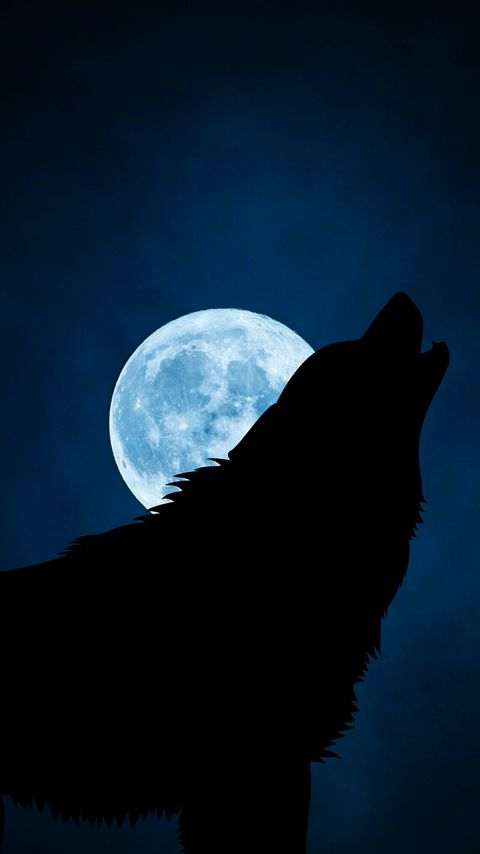
#> input picture resim8.jpg, 480 x 854 px
$ python tektekresimledene.py
#> lines starting #> are read from the running program, lines starting #| are printed output that depends on the picture; after the words box and inside, x2 and y2 are one past the last pixel; in counts of white or black regions, pixels touching at a corner belong together
import cv2
import numpy as np

ay=cv2.imread("resim8.jpg")
#> ay is the input picture: shape (854, 480, 3); mean B, G, R 43.8, 27.6, 9.3

ay_gri=cv2.cvtColor(ay,cv2.COLOR_BGR2GRAY)  # gray renk uzayı,  gri hale cevirip 3 kanalı teke düşürdüm https://docs.opencv.org/4.x/df/d9d/tutorial_py_colorspaces.html
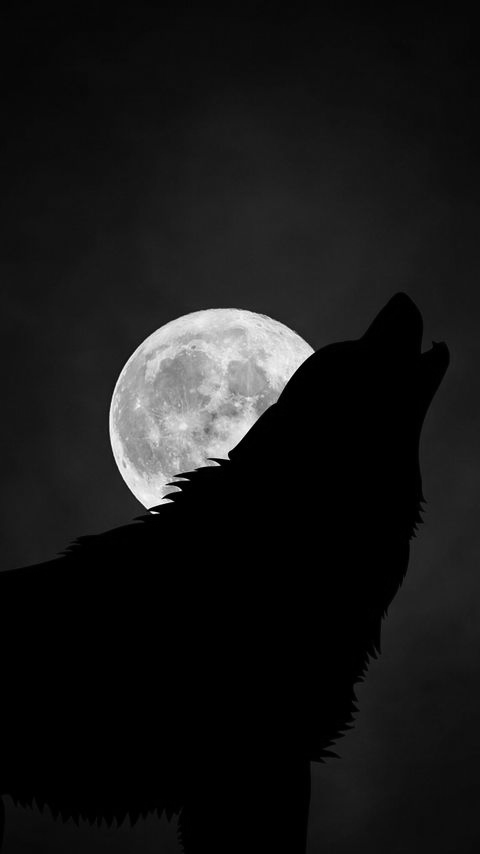
#> ay_gri: shape (854, 480); min 0, max 251, mean 24

ay_blur = cv2.GaussianBlur(ay_gri,(5,5),0)  # resmi bulanıklaştırarak noise (gürültü) detayların azaltılması için kullandım https://docs.opencv.org/4.x/d4/d13/tutorial_py_filtering.html

ret, ay_threshold=cv2.threshold(ay_blur, 85, 255,cv2.THRESH_BINARY) # değerleri keyfime göre verdim
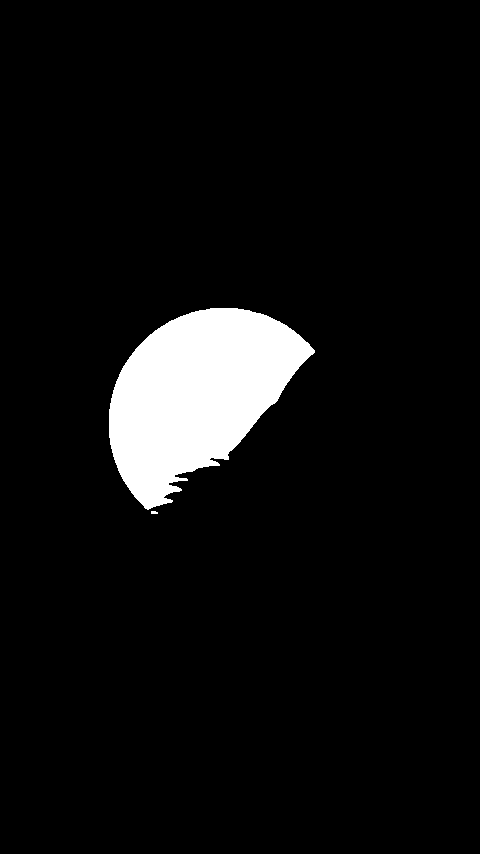
#> ay_threshold: shape (854, 480); 6.1% white; 2 white regions (1 under 20 px), largest, box (x1, y1, x2, y2) and area: (109, 308, 315, 510) 25011
# https://docs.opencv.org/4.x/d7/d4d/tutorial_py_thresholding.html farklı türleri de var

ay_Mask=cv2.bitwise_and(ay,ay,mask=ay_threshold) # ay_Mask BGR space color çünkü kaynağı ay'dan aldık
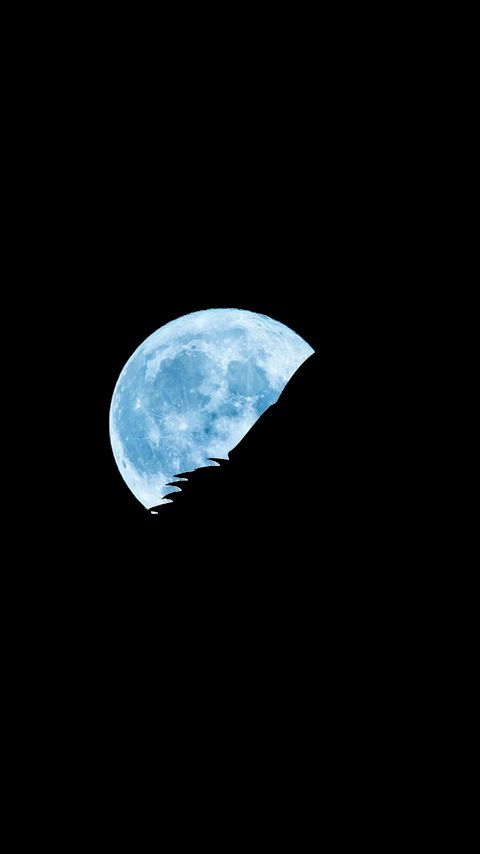
#> ay_Mask: shape (854, 480, 3); mean B, G, R 13.7, 11.9, 8.9
# bitwise_and ile ana resimdeki renkli yerleri thresholddaki beyazlara ekledi(thresholddaki beyaz siyah durumu ana fotografla karışımda sınır noktası görevinde)
# Neden beyazlara ekledi? bitwise_and (1 ve 1 olunca calıstı) thresholddaki 1 olan beyaz değerleri ile ana fotoğraf eşleşti.
ay_HSV=cv2.cvtColor(ay_Mask,cv2.COLOR_BGR2HSV)
#> ay_HSV: shape (854, 480, 3); mean H, S, V 6.2, 5.6, 13.7

gri_alt_sinir=np.array([0,0,15])  # HSV sınırları (Hue,Saturation,Value)=(Renk,Doygunluk,Parlaklık)
gri_ust_sinir=np.array([225,72,255])     # 10 fotoğraf üzerinde test edip bu sayilarda karar kıldım
# kodlaması bitince yeni 10 adet fotoğraf daha ekleyip yüzde kaç hata payı var onu hesaplayacağım

gri_renk_filtresisonucu= cv2.inRange(ay_HSV,gri_alt_sinir,gri_ust_sinir)
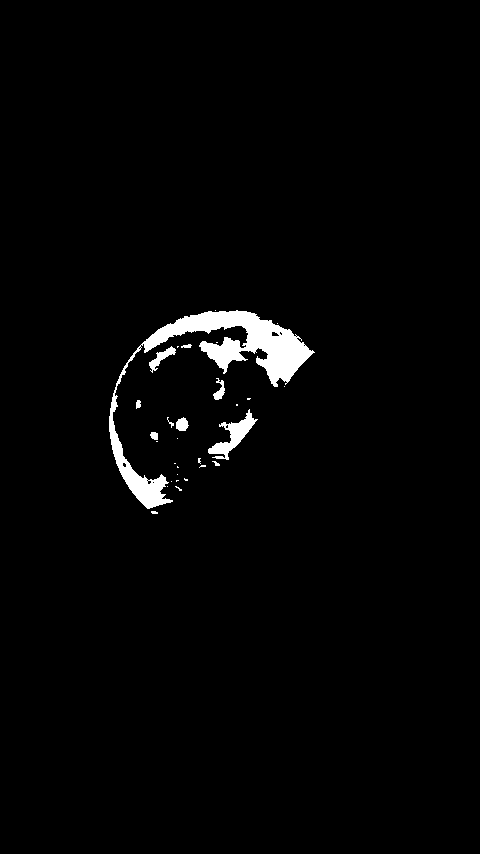
#> gri_renk_filtresisonucu: shape (854, 480); 2.1% white; 30 white regions (20 under 20 px)

#cv2.imshow("ay gri",ay_gri)
#cv2.imshow("ay blur",ay_blur)
#cv2.imshow("ay threshold",ay_threshold)
#cv2.imshow("ay mask",ay_Mask)
#cv2.imshow("ay hsv",ay_HSV)
#cv2.imshow("Filtre",gri_renk_filtresisonucu)

#Contours
# better accuracy -> binary image (0 1) Gray color space sanırım
# threshold  edge detection
# https://www.youtube.com/watch?v=FbR9Xr0TVdY     https://docs.opencv.org/3.4/d4/d73/tutorial_py_contours_begin.html
# In OpenCV, finding contours is like finding white object from black background. So remember,
# object to be found should be white and background should be black.

Deneme=ay.copy()     #kopyalama amacım orijinal resmin değişmemesi (eğer kopyalamazsam pointer varmış gibi çalışır)
contours, _ = cv2.findContours(gri_renk_filtresisonucu, cv2.RETR_TREE, cv2.CHAIN_APPROX_SIMPLE)
#> contours = 41 contours, 33 with area under 20; largest, box (x1, y1, x2, y2) and area: (109, 310, 315, 509) 6450, (208, 409, 258, 460) 709, (149, 346, 176, 373) 192, (176, 417, 189, 431) 114, (213, 378, 225, 400) 95, (150, 432, 158, 440) 40, (271, 331, 280, 337) 30, (136, 400, 141, 409) 25
# Bana en büyük contour lazım       https://www.youtube.com/watch?v=-LlaxL5iE8U&t=2351s burada anlatılıyor
c = max(contours, key = cv2.contourArea)    # internetten hazır aldım https://stackoverflow.com/questions/44588279/find-and-draw-the-largest-contour-in-opencv-on-a-specific-color-python
#> c = contour of 598 points, box (x1, y1, x2, y2) (109, 310, 315, 509), area 6450
x,y,w,h = cv2.boundingRect(c)
#> x = 109; y = 310; w = 206; h = 199
cv2.rectangle(Deneme,(x,y),(x+w,y+h),(0,255,0),2)
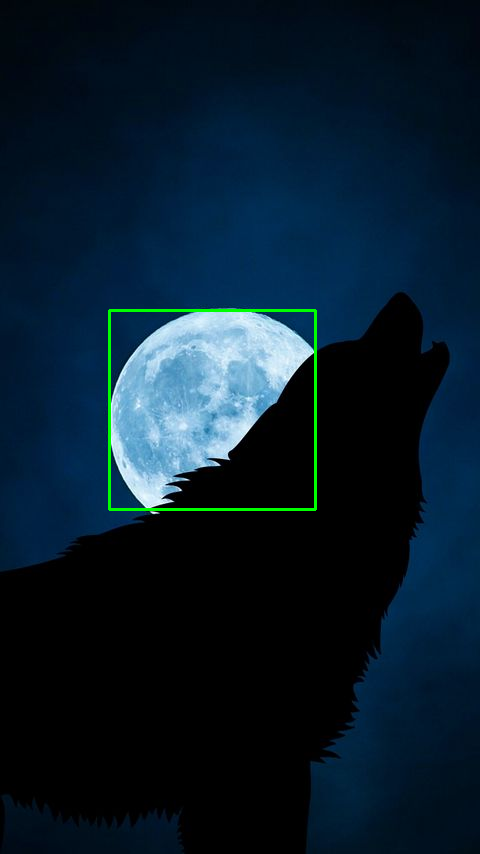
#> Deneme: shape (854, 480, 3); 0.59% of pixels changed, all inside (x1, y1, x2, y2) = (108, 309, 317, 511)


#cv2.drawContours(Deneme, contours, -1, (0,255,0), 3)
cv2.imshow("Kare Icinde Ay",Deneme)


cv2.waitKey(0)
cv2.destroyAllWindows()

$ run again, with resim1.jpg copied over resim8.jpg
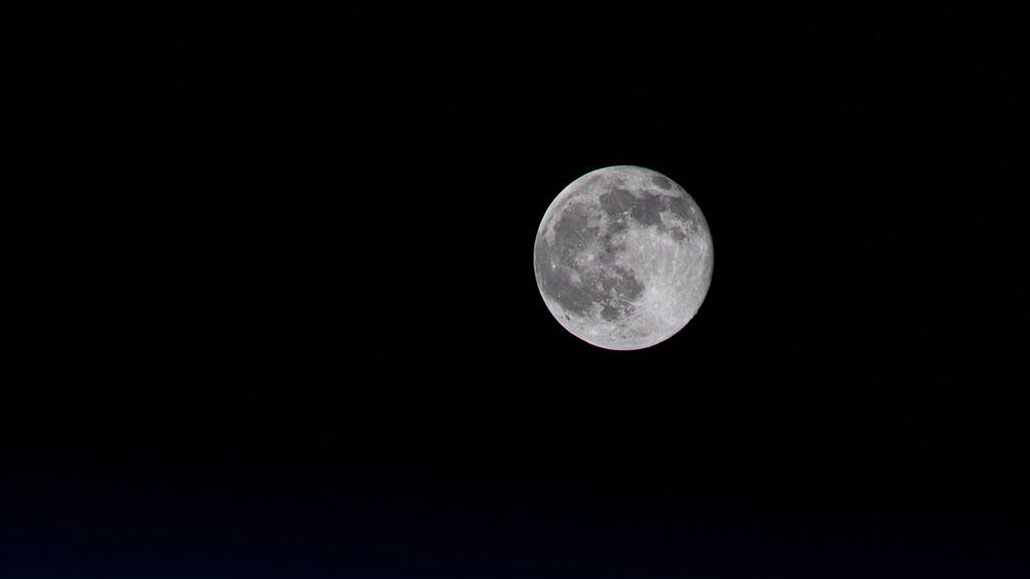
#> input picture resim1.jpg, 1030 x 579 px
#> ay is the input picture: shape (579, 1030, 3); mean B, G, R 8.9, 7.1, 7.2
#> `ret, ay_threshold=cv2.threshold(ay_blur, 85, 255,cv2.THRESH_BINARY)`:
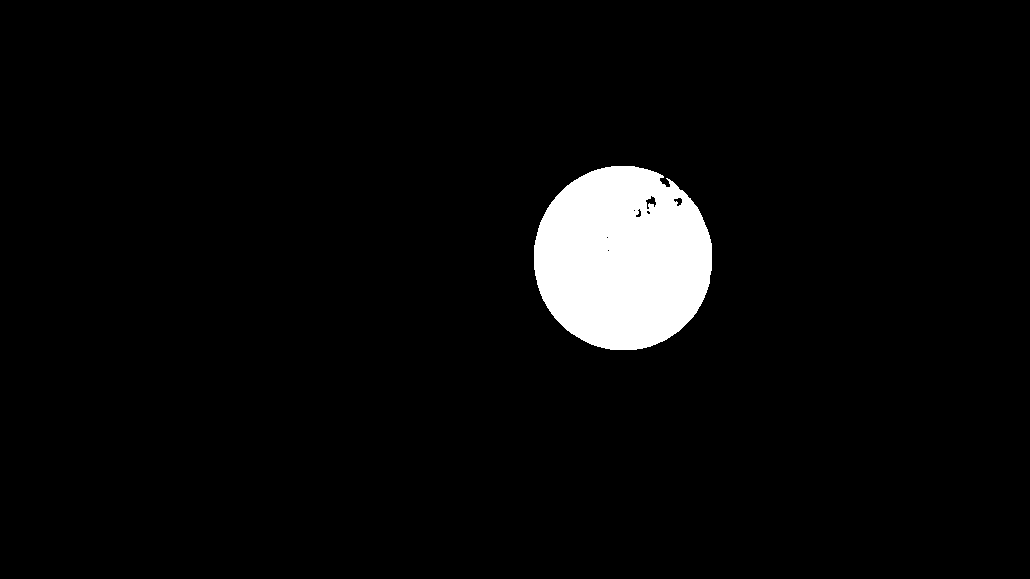
#> ay_threshold: shape (579, 1030); 4.3% white; 1 white region, box (x1, y1, x2, y2) and area: (534, 166, 712, 350) 25770
#> ay_HSV: shape (579, 1030, 3); mean H, S, V 5.8, 0.3, 6.2
#> gri_renk_filtresisonucu: shape (579, 1030); 4.3% white; 1 white region
#> contours = 8 contours, 4 with area under 20; largest, box (x1, y1, x2, y2) and area: (534, 166, 712, 350) 25602, (645, 195, 657, 210) 82, (673, 197, 683, 207) 50, (635, 208, 642, 218) 31
#> c = contour of 276 points, box (x1, y1, x2, y2) (534, 166, 712, 350), area 25602
#> x = 534; y = 166; w = 178; h = 184
#> `cv2.rectangle(Deneme,(x,y),(x+w,y+h),(0,255,0),2)`:
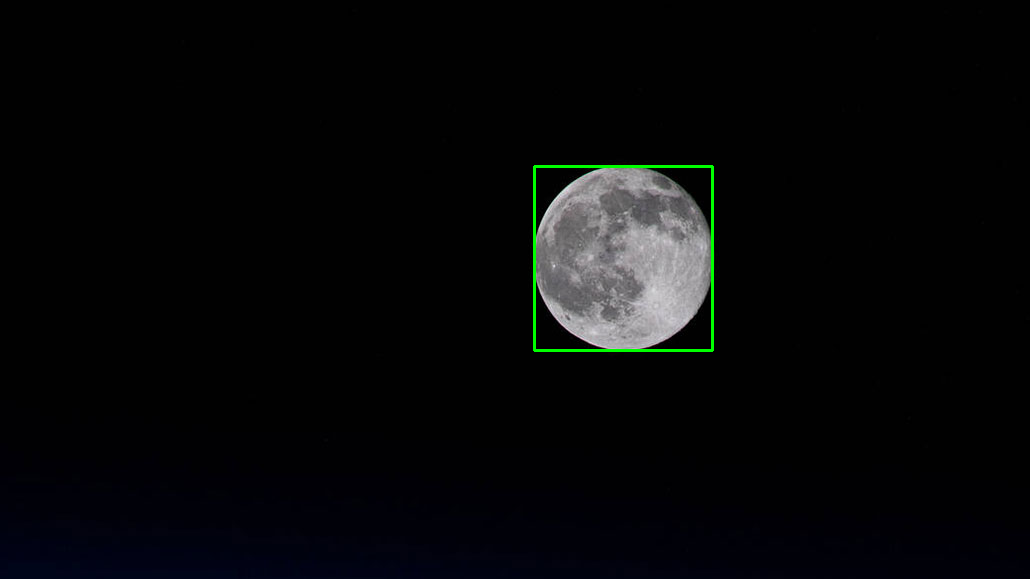
#> Deneme: shape (579, 1030, 3); 0.36% of pixels changed, all inside (x1, y1, x2, y2) = (533, 165, 714, 352)

$ run again, with resim10.jpg copied over resim8.jpg
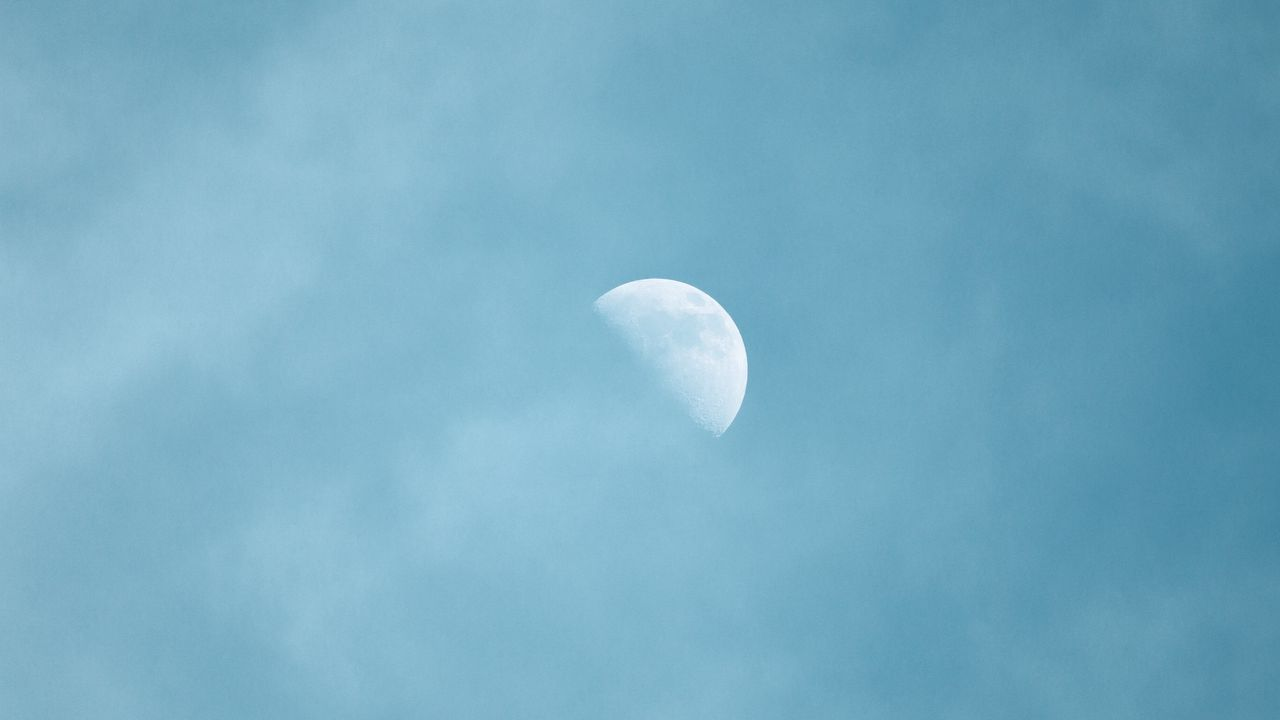
#> input picture resim10.jpg, 1280 x 720 px
#> ay is the input picture: shape (720, 1280, 3); mean B, G, R 195.2, 172.7, 119
#> ay_threshold: shape (720, 1280); every value is 255
#> ay_HSV: shape (720, 1280, 3); mean H, S, V 99, 101, 195.2
#> `gri_renk_filtresisonucu= cv2.inRange(ay_HSV,gri_alt_sinir,gri_ust_sinir)`:
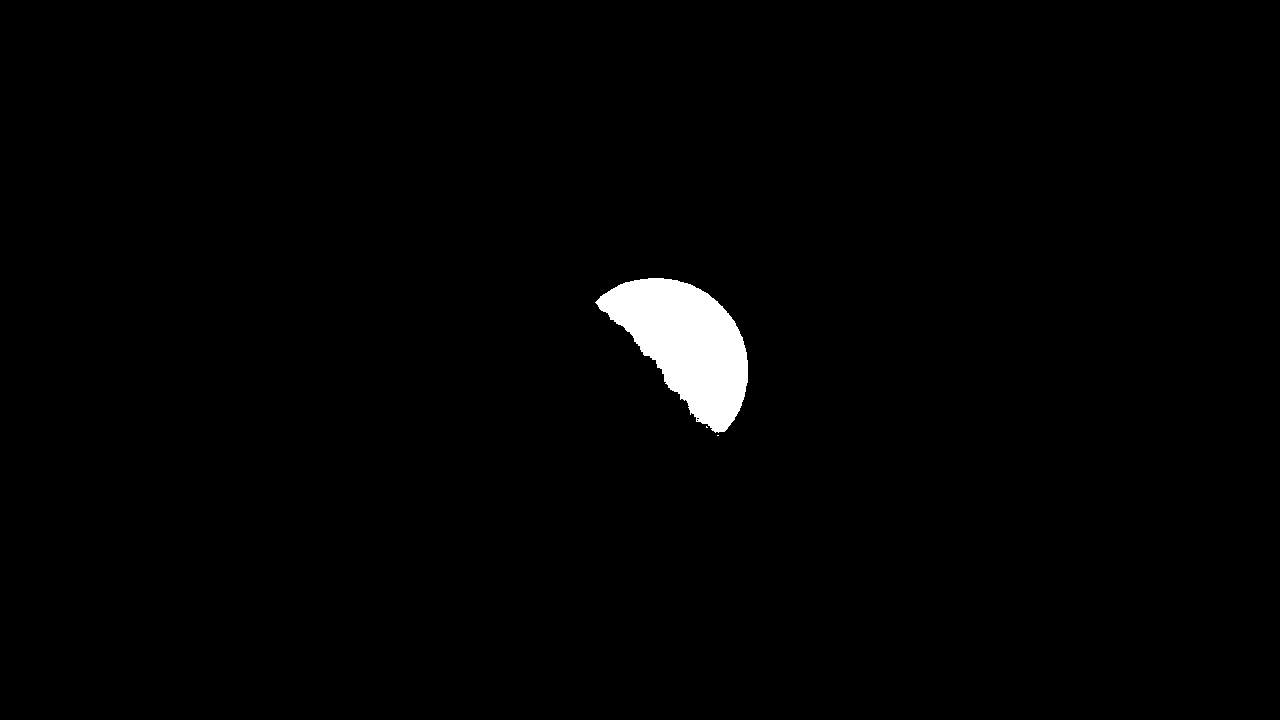
#> gri_renk_filtresisonucu: shape (720, 1280); 1.4% white; 3 white regions (2 under 20 px)
#> contours = 5 contours, 4 with area under 20; largest, box (x1, y1, x2, y2) and area: (595, 278, 748, 433) 12852
#> c = contour of 255 points, box (x1, y1, x2, y2) (595, 278, 748, 433), area 12852
#> x = 595; y = 278; w = 153; h = 155
#> `cv2.rectangle(Deneme,(x,y),(x+w,y+h),(0,255,0),2)`:
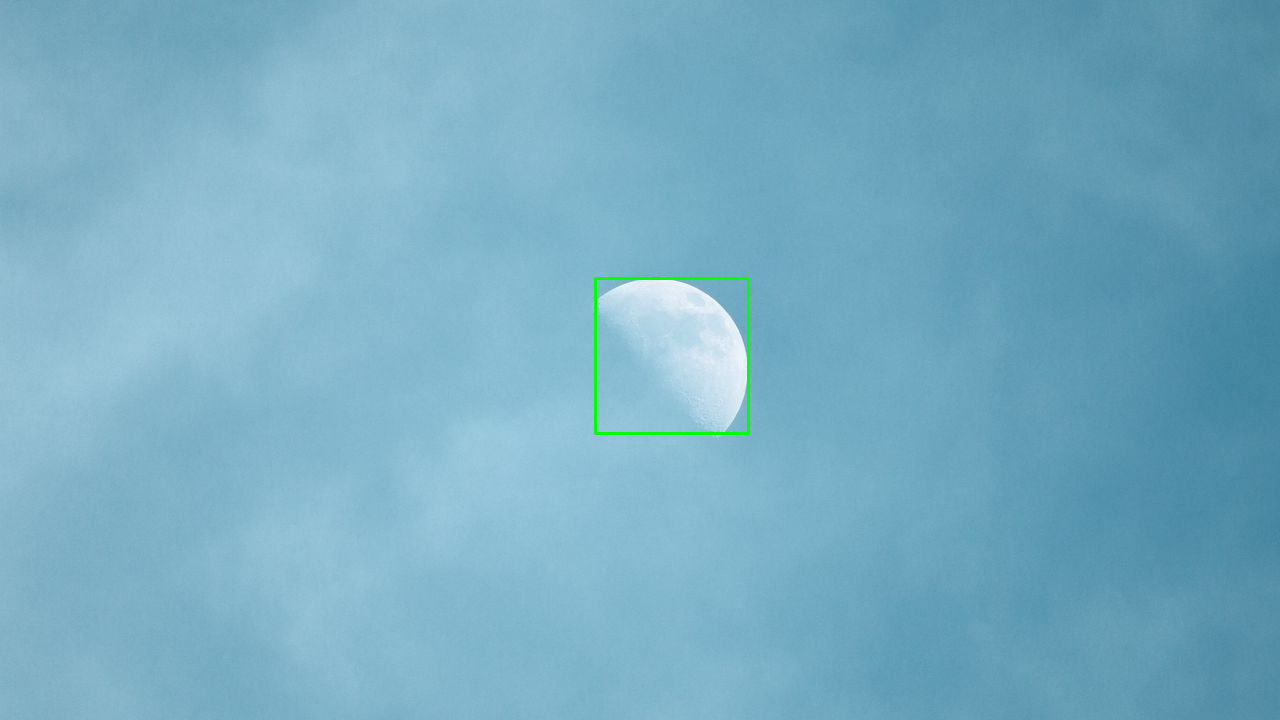
#> Deneme: shape (720, 1280, 3); 0.2% of pixels changed, all inside (x1, y1, x2, y2) = (594, 277, 750, 435)

$ run again, with resim2.jpg copied over resim8.jpg
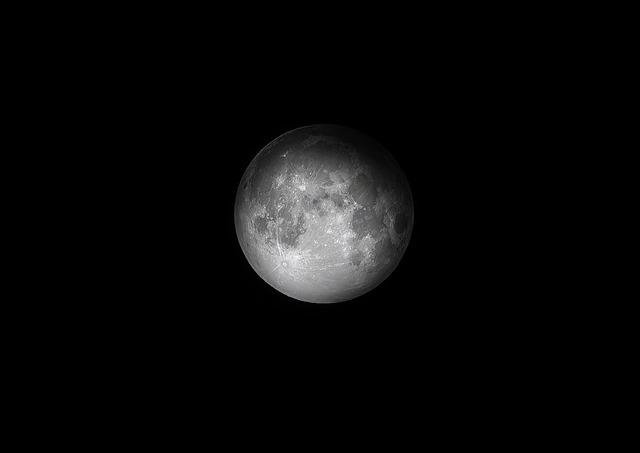
#> input picture resim2.jpg, 640 x 453 px
#> ay is the input picture: shape (453, 640, 3); mean B, G, R 8.9, 8.9, 8.9
#> `ret, ay_threshold=cv2.threshold(ay_blur, 85, 255,cv2.THRESH_BINARY)`:
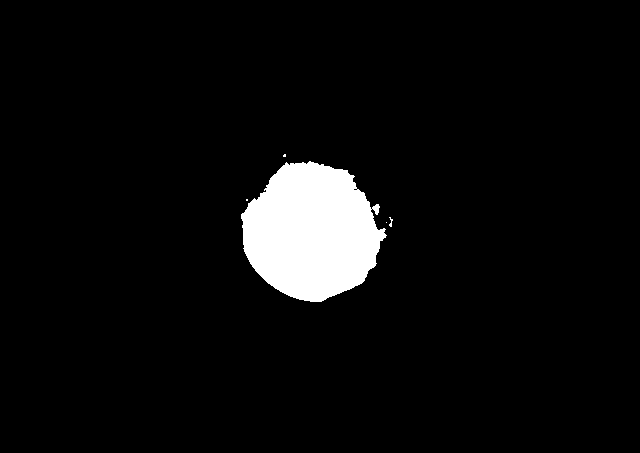
#> ay_threshold: shape (453, 640); 5.1% white; 5 white regions (3 under 20 px)
#> ay_HSV: shape (453, 640, 3); mean H, S, V 1.2, 0, 7.4
#> contours = 6 contours, 5 with area under 20; largest, box (x1, y1, x2, y2) and area: (241, 161, 387, 302) 14520
#> c = contour of 268 points, box (x1, y1, x2, y2) (241, 161, 387, 302), area 14520
#> x = 241; y = 161; w = 146; h = 141
#> `cv2.rectangle(Deneme,(x,y),(x+w,y+h),(0,255,0),2)`:
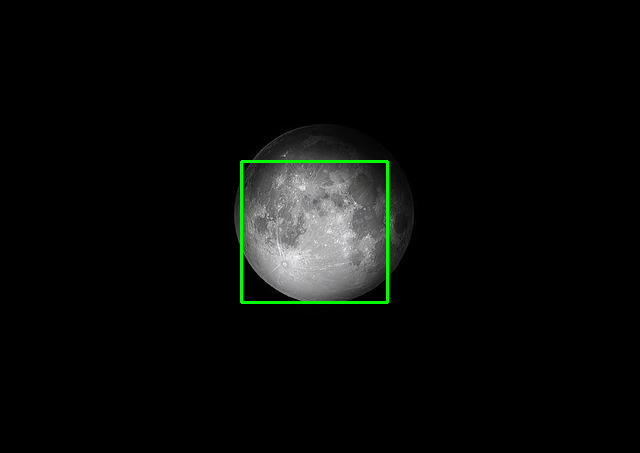
#> Deneme: shape (453, 640, 3); 0.59% of pixels changed, all inside (x1, y1, x2, y2) = (240, 160, 389, 304)
